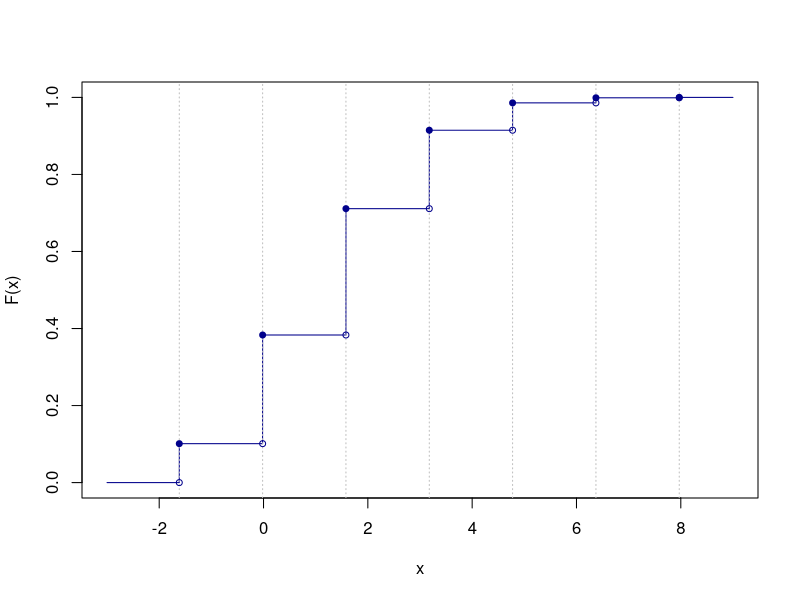

This figure's R source:
# RICHIESTE?
prima_1 <- 3.178
prima_2 <- 6.39
seconda_1 <- 1.58
seconda_2 <- 3.178
terza <- 0.1011

regions <- c(-20, -1.615, -0.017, 1.58, 3.178, 4.775, 6.373, 7.97, 20)
f_values <- c(0, 0.1011, 0.3832, 0.7112, 0.9148, 0.9858, 0.999, 1)

# PROGRAMMA PRINCIPALE
#
#
plot.new()
EPSILON <- 0.001
x <- seq(-3, 9, by = EPSILON)

groups <- cut(x, regions)
fx <- f_values[groups]

par(new=TRUE)
plot(fx, x = x, type="l", xlab = "x", ylab = "F(x)", cex = EPSILON, col = "Blue4", bg = "transparent")

for(i in 2:length(regions)) {
  abline(v = regions[i], lty="dotted", col = "Gray")
  # abline(h = f_values[i], lty="dashed", col = "azure2")
  points(regions[i], f_values[i], col = "Blue4", bg = "Blue4", pch = 21, cex = 0.8)
  points(regions[i], f_values[i-1], col = "Blue4", pch = 21, cex = 0.8)
}

f <- function(x) {
  ifelse(x < regions[2], f_values[1],
    ifelse(x >= regions[2] && x < regions[3], f_values[2],
      ifelse(x >= regions[3] && x < regions[4], f_values[3],
        ifelse(x >= regions[4] && x < regions[5], f_values[4],
          ifelse(x >= regions[5] && x < regions[6], f_values[5],
            ifelse(x >= regions[6] && x < regions[7], f_values[6],
              ifelse(x >= regions[7] && x < regions[8], f_values[7],
                ifelse(x >= regions[8], f_values[8], NaN))))))))
}

# f_minus <- function(x) {
#   ifelse(x <= regions[2], f_values[1],
#     ifelse(x > regions[2] && x <= regions[3], f_values[2],
#       ifelse(x > regions[3] && x <= regions[4], f_values[3],
#         ifelse(x > regions[4] && x <= regions[5], f_values[4],
#           ifelse(x > regions[5] && x <= regions[6], f_values[5],
#             ifelse(x > regions[6] && x <= regions[7], f_values[6],
#               ifelse(x > regions[7] && x <=  regions[8], f_values[7],
#                  ifelse(x > regions[8], f_values[8], NaN))))))))
# }

f_minus <- function(x) {
  f(x - EPSILON)
}


print(f(prima_2)-f(prima_1))
print(f_minus(seconda_2)-f_minus(seconda_1))

for(i in 2:length(f_values)) {
  if(abs((f_values[i]-f_values[i-1]) - terza) < EPSILON)
    print(regions[i])
}
